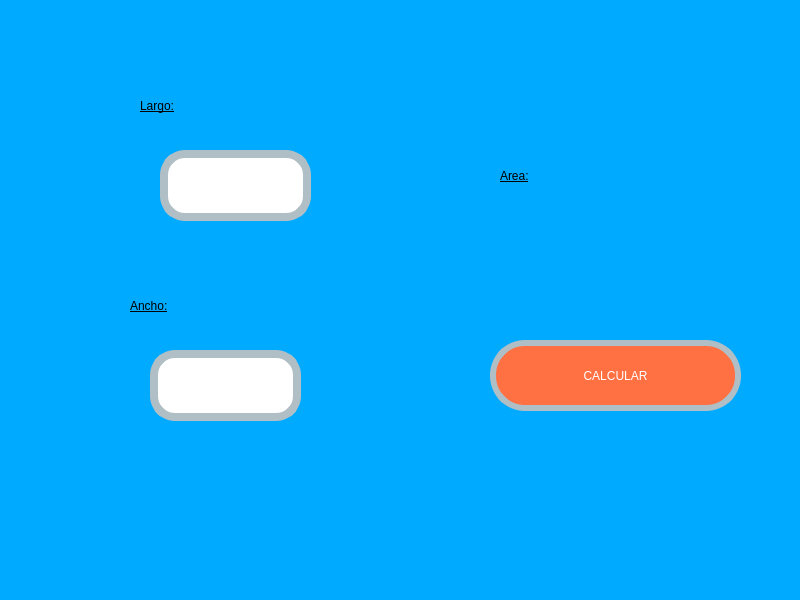
<?xml version="1.0" encoding="UTF-8"?>
<ui version="4.0">
 <class>MainWindow</class>
 <widget class="QMainWindow" name="MainWindow">
  <property name="geometry">
   <rect>
    <x>0</x>
    <y>0</y>
    <width>800</width>
    <height>600</height>
   </rect>
  </property>
  <property name="windowTitle">
   <string>MainWindow</string>
  </property>
  <property name="styleSheet">
   <string notr="true">background-color:rgb(0, 170, 255)</string>
  </property>
  <widget class="QWidget" name="centralwidget">
   <widget class="QPushButton" name="btn_Calcular">
    <property name="geometry">
     <rect>
      <x>490</x>
      <y>340</y>
      <width>251</width>
      <height>71</height>
     </rect>
    </property>
    <property name="styleSheet">
     <string notr="true">background-color:#FF7043;
font: 20pt &quot;Forte&quot;;
color:rgb(255, 255, 255);
border-radius:35px;
border:6px solid #B0BEC5;
</string>
    </property>
    <property name="text">
     <string>CALCULAR</string>
    </property>
   </widget>
   <widget class="QLineEdit" name="txt_Largo">
    <property name="geometry">
     <rect>
      <x>160</x>
      <y>150</y>
      <width>151</width>
      <height>71</height>
     </rect>
    </property>
    <property name="contextMenuPolicy">
     <enum>Qt::PreventContextMenu</enum>
    </property>
    <property name="whatsThis">
     <string/>
    </property>
    <property name="styleSheet">
     <string notr="true">background-color:rgb(255, 255, 255);
color:rgb(0, 0, 0);
border-radius:25px;
border:8px solid #B0BEC5;
font: 75 16pt &quot;MS Shell Dlg 2&quot;;
</string>
    </property>
    <property name="text">
     <string/>
    </property>
    <property name="maxLength">
     <number>32774</number>
    </property>
    <property name="cursorPosition">
     <number>0</number>
    </property>
    <property name="dragEnabled">
     <bool>false</bool>
    </property>
    <property name="readOnly">
     <bool>false</bool>
    </property>
    <property name="clearButtonEnabled">
     <bool>false</bool>
    </property>
   </widget>
   <widget class="QLabel" name="label_3">
    <property name="geometry">
     <rect>
      <x>140</x>
      <y>80</y>
      <width>201</width>
      <height>51</height>
     </rect>
    </property>
    <property name="styleSheet">
     <string notr="true">
text-decoration: underline;
font: 20pt &quot;Forte&quot;;
color:rgb(0, 0, 0)
</string>
    </property>
    <property name="text">
     <string>Largo:</string>
    </property>
   </widget>
   <widget class="QLabel" name="label_4">
    <property name="geometry">
     <rect>
      <x>130</x>
      <y>280</y>
      <width>201</width>
      <height>51</height>
     </rect>
    </property>
    <property name="styleSheet">
     <string notr="true">
text-decoration: underline;
font: 20pt &quot;Forte&quot;;
color:rgb(0, 0, 0)
</string>
    </property>
    <property name="text">
     <string>Ancho:</string>
    </property>
   </widget>
   <widget class="QLineEdit" name="txt_Ancho">
    <property name="geometry">
     <rect>
      <x>150</x>
      <y>350</y>
      <width>151</width>
      <height>71</height>
     </rect>
    </property>
    <property name="contextMenuPolicy">
     <enum>Qt::PreventContextMenu</enum>
    </property>
    <property name="whatsThis">
     <string/>
    </property>
    <property name="styleSheet">
     <string notr="true">background-color:rgb(255, 255, 255);
color:rgb(0, 0, 0);
border-radius:25px;
border:8px solid #B0BEC5;
font: 75 16pt &quot;MS Shell Dlg 2&quot;;
</string>
    </property>
    <property name="text">
     <string/>
    </property>
    <property name="maxLength">
     <number>32774</number>
    </property>
    <property name="cursorPosition">
     <number>0</number>
    </property>
    <property name="dragEnabled">
     <bool>false</bool>
    </property>
    <property name="readOnly">
     <bool>false</bool>
    </property>
    <property name="clearButtonEnabled">
     <bool>false</bool>
    </property>
   </widget>
   <widget class="QLabel" name="Lbl_Area">
    <property name="geometry">
     <rect>
      <x>500</x>
      <y>150</y>
      <width>201</width>
      <height>51</height>
     </rect>
    </property>
    <property name="styleSheet">
     <string notr="true">
text-decoration: underline;
font: 20pt &quot;Forte&quot;;
color:rgb(0, 0, 0)
</string>
    </property>
    <property name="text">
     <string>Area:</string>
    </property>
   </widget>
  </widget>
  <widget class="QMenuBar" name="menubar">
   <property name="geometry">
    <rect>
     <x>0</x>
     <y>0</y>
     <width>800</width>
     <height>26</height>
    </rect>
   </property>
  </widget>
  <widget class="QStatusBar" name="statusbar"/>
 </widget>
 <resources/>
 <connections/>
</ui>
